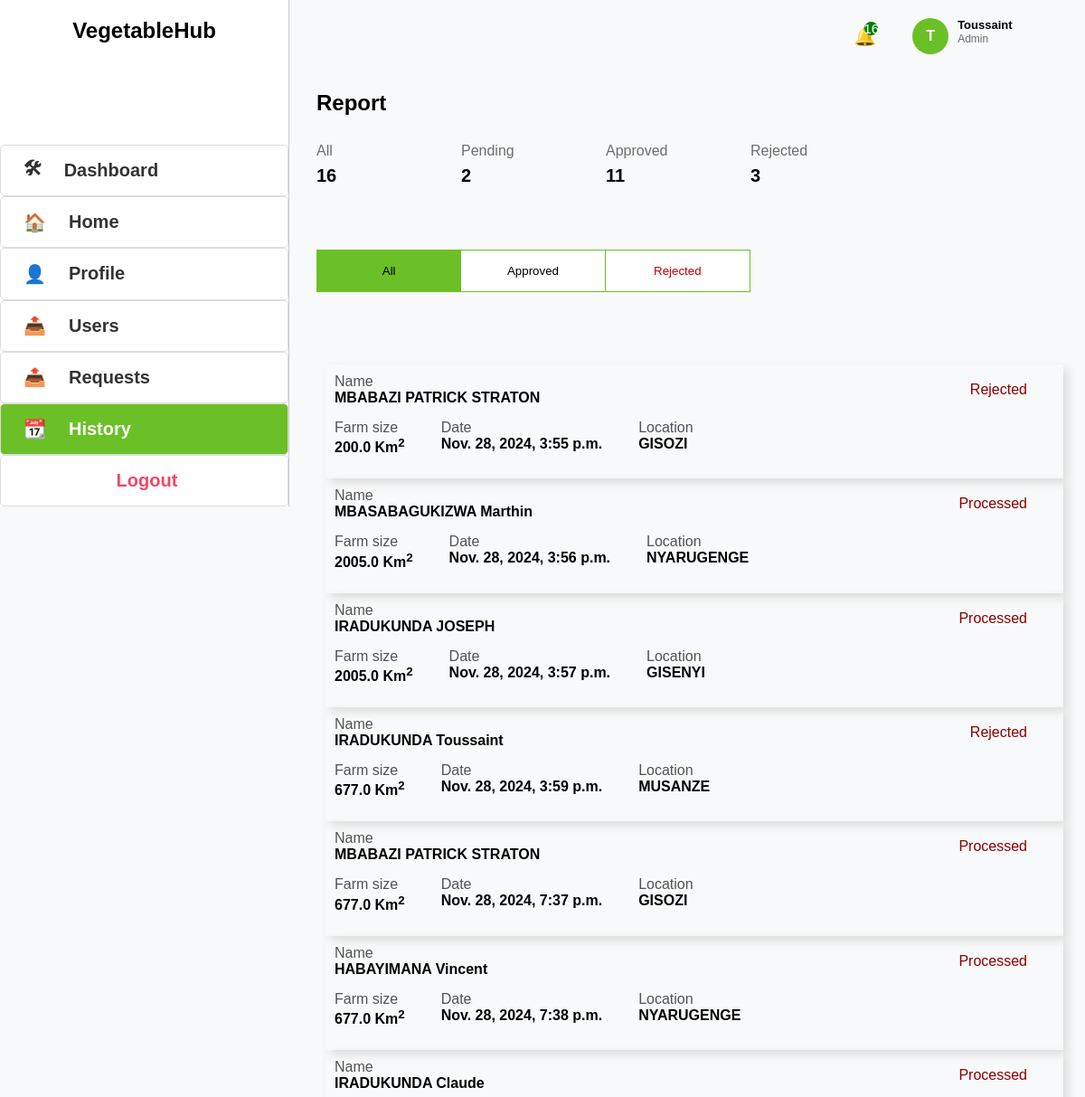
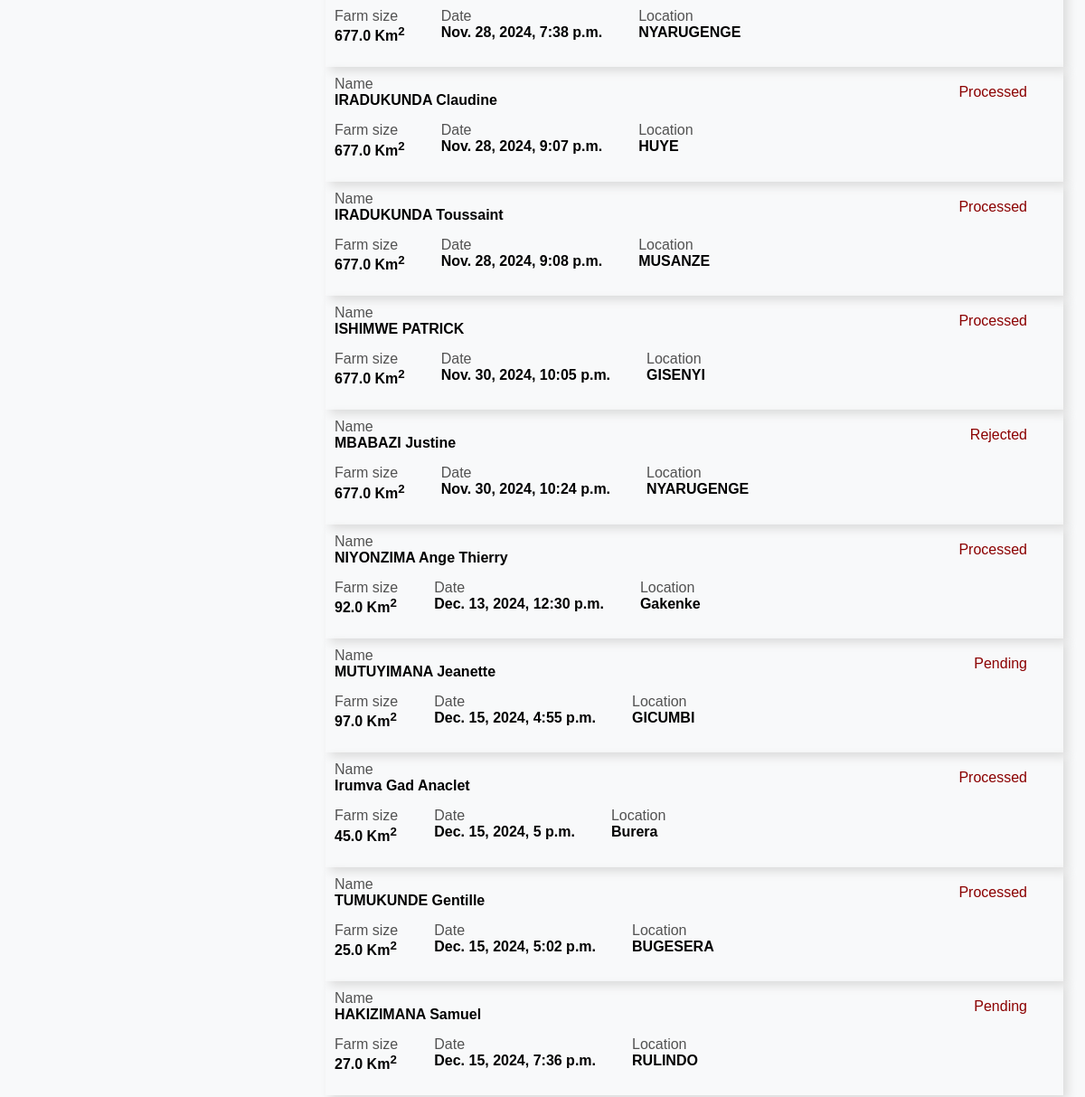
Page /view-history/ (signed in) on the committed database (2 pictures, top to bottom).
### Webapp/models.py (models this page shows, shortened)
class Application(models.Model):
    application_id = models.AutoField(primary_key=True)
    first_name = models.CharField(max_length=255)
    last_name = models.CharField(max_length=255)
    telephone = models.CharField(
        max_length=15,
        validators=[RegexValidator(r'^\+?\d{10,15}$', message="Enter a valid phone number.")]
    )
    email = models.EmailField(validators=[EmailValidator()])
    location = models.CharField(max_length=255)
    latitude = models.FloatField(default=-1.9441)  # Default to Kigali latitude
    longitude = models.FloatField(default=30.0619)  # Default to Kigali longitude
    farm_size = models.FloatField()
    description = models.TextField()
    growth_stage = models.CharField(max_length=30)
    status = models.CharField(max_length=20, default='Pending')
    production = models.FloatField()
    created_at = models.DateTimeField(auto_now_add=True)  # Automatically set on creation
    user = models.ForeignKey(User, on_delete=models.CASCADE, null=True, blank=True,default=2)
    Vegetable_type = models.CharField(max_length=20, default='Carrot')
    farm_image = models.ImageField(null=True, default="th1.jpeg")

### Webapp/views.py (the view)
# urls.py: path('view-history/', views.adminHistory , name='view-history'),
def adminHistory(request):
    applications = Application.objects.all()
    pending_count = Application.objects.filter(status='Pending').count()
    approved_count = Application.objects.filter(status='Processed').count()
    rejected_count = Application.objects.filter(status='Rejected').count()
    context = {
        "applications": applications,
        'pending_count': pending_count,
        'approved_count': approved_count,
        'rejected_count': rejected_count,
    }
    return render(request, 'Webapp/admin_history.html', context)

### Webapp/templates/Webapp/admin_history.html (shortened to what this page needs)
<!DOCTYPE html>
<html lang="en">
<head>
</head>
<body>
    <div class="first">
        <div class="sidebar">
            <h2>VegetableHub</h2>
            <a href="{%url 'admins'%}"><span>&#x1F6E0;</span>Dashboard</a>
            <a href="{%url 'home'%}"><span>&#x1F3E0;</span>Home</a>
            <a href="{%url 'add-profile'%}"><span>&#x1F464;</span>Profile</a>
            <div class="users" href="#"><span>&#x1F4E4;</span>Users
          </div>
            <a href="{%url 'view-member'%}"><span>&#x1F4E4;</span>Requests</a>
            <a class="active" href="{%url 'view-history'%}"><span>&#x1F4C6;</span>History</a>
            <a href="{% url 'login-admin'%}" style="color: #f14668; padding-left: 40%;">Logout</a>
        </div>
    </div>
    <div class="second">
        <div class="header">
            <div class="prof">
              <div class="notif">&#x1F514; <span>{{applications.count}}</span></div>
                    <div class="upper">
                        <div class="profile">
                          {{user.username.upper|slice:1}}
                        </div>
                        <div class="address">
                          <strong>{{user.username}}</strong> <br>
                          <span>Admin</span>
                        </div>
                      </div>
            </div>
        </div>
        <div class="container">
          <h2>Report</h2>
          <div class="report">
          <div class="div">
            <span>All</span>
            <b>{{applications.count}}</b>
          </div>
          <div class="div">
            <span>Pending</span>
            <b>{{pending_count}}</b>
          </div>
          <div class="div">
            <span>Approved</span>
            <b> {{approved_count }} </b>
          </div>
          <div class="div">
            <span>Rejected</span>
            <b>{{rejected_count}}</b>
          </div>
        </div>
        <div class="classified">
          <button id="btn-all" onclick="showSection('All', this)">All</button>
          <button id="btn-approved" onclick="showSection('Approved', this)">Approved</button>
          <button id="btn-rejected" onclick="showSection('Rejected', this)">Rejected</button>
        </div>
<div id="All" class="history-section" >
  {%for application in applications%}
  <div class="history">
  <div class="above">
  <div class="name">
    <span>Name</span>
    <b>{{application.first_name}}  {{application.last_name}}</b>
  </div>
  <div class="status">{{application.status}}</div>
  </div>
  <div class="mid">
  <div class="farm">
    <span>Farm size</span>
    <b>{{application.farm_size}} Km<sup>2</sup></b>
  </div>
  <div class="date">
    <span>Date</span>
    <b>{{application.created_at}}</b>
  </div>
  <div class="location">
    <span>Location</span>
    <b>{{application.location}}</b>
  </div>
  </div>
  </div>
  {%endfor%} </div>
        </div>
      </div>
</body>
</html>

### Webapp/templates/Webapp/admin_history.html (style rules this page uses)
* { margin: 0; padding: 0; box-sizing: border-box; font-family: 'Gill Sans', 'Gill Sans MT', Calibri, 'Trebuchet MS', sans-serif; }
body { display: grid; grid-template-columns: 20rem 5fr; background-color: #f8f9fa; font-family: 'Franklin Gothic Medium', 'Arial Narrow', Arial, sans-serif; min-height: 100vh; }
.sidebar { width: 100%; height: 35rem; background-color: #ffffff; border-right: 1px solid #c9c9c9; display: flex; flex-direction: column; align-items: flex-start; }
.sidebar a, .users { text-decoration: none; color: #333; font-size: 16px; display: flex; align-items: center; justify-content: start; width: 100%; height: 100%; border-radius: 5px; font-weight: bold; font-size: 20px; flex: 1; border: 1px solid #dddddd; }
.sidebar a.active { font-weight: bold; color: white; background-color: #6BBf27; }
.sidebar span { margin: 0 25px; }
.sidebar h2 { height: 100%; width: 100%; flex: 2; display: flex; justify-content: center; padding-top: 20px; margin-bottom: 30px; }
.header { display: flex; justify-content: space-between; align-items: center; margin-bottom: 20px; height: 80px; }
.header span { color: #6BBf27; }
.container { width: 95%; margin: 90px auto; }
.profile { width: 40px; height: 40px; border-radius: 50%; background-color: #6BBf27; align-items: center; display: flex; justify-content: center; font-weight: bold; color:white; }
.address { font-size: 13px; }
.upper { display: grid; grid-template-columns: 30px 3fr 3fr; column-gap: 20px; }
.prof { display: flex; align-items: center; }
.notif { margin-right: 40px; font-size: 20px; position: relative }
.notif span { position: absolute; bottom: 13px; left: 12px; background: green; color: white; font-size: 15px; border-radius: 50%; width: 15px; height: 15px; display: flex; justify-content: center; align-items: center; }
.schedule-date span, .farm-scale span, .address span { color: rgb(109, 109, 109); font-size: 12px; }
.users { position: relative; cursor: pointer; }
.report { width: 40rem; display: grid; grid-template-columns: 1fr 1fr 1fr 1fr; }
.div span { margin-bottom: 7px; color: rgb(109, 109, 109); display: block; }
.report .div b { margin-top: 3px; font-size: 20px; }
.container { margin-left: 30px; margin-top: 0; }
.container h2 { margin-bottom: 30px; }
.classified { background-color: gray; width: 30rem; display: grid; grid-template-columns: 1fr 1fr 1fr; margin: 70px 0; border: 1px solid#6BBf27; }
.classified button { padding: 15px; border: none; border-right: 1px solid#6BBf27; }
.classified button:last-child { border: none; color: rgb(192, 0, 0); }
.history-section { display: grid; grid-template-columns: 1fr 1fr; column-gap: 30px; row-gap: 20px; width: 100%; padding: 10px; }
.history { box-shadow: 5px 5px 10px rgb(220, 220, 220); padding: 10px; }
.above, .mid { margin-bottom: 15px; }
.above { display: flex; justify-content: space-between; }
.status { display: flex; align-items: center; color: rgb(139, 1, 1); margin-right: 30px; }
.mid { display: flex; column-gap: 40px; }
.classified button { padding: 15px; border: none; border-right: 1px solid #6BBf27; color: black; cursor: pointer; transition: color 0.3s ease; }
.classified button:last-child { border: none; }
.history-section { display: none; }

### rows in the picture
Application: first_name "MBABAZI", last_name "PATRICK STRATON", status "Rejected", farm_size "200.0", created_at "Nov. 28, 2024, 3:55 p.m.", location "GISOZI"
Application: first_name "MBASABAGUKIZWA", last_name "Marthin", status "Processed", farm_size "2005.0", created_at "Nov. 28, 2024, 3:56 p.m.", location "NYARUGENGE"
Application: first_name "IRADUKUNDA", last_name "JOSEPH", status "Processed", farm_size "2005.0", created_at "Nov. 28, 2024, 3:57 p.m.", location "GISENYI"
Application: first_name "IRADUKUNDA", last_name "Toussaint", status "Rejected", farm_size "677.0", created_at "Nov. 28, 2024, 3:59 p.m.", location "MUSANZE"
Application: first_name "MBABAZI", last_name "PATRICK STRATON", status "Processed", farm_size "677.0", created_at "Nov. 28, 2024, 7:37 p.m.", location "GISOZI"
Application: first_name "HABAYIMANA", last_name "Vincent", status "Processed", farm_size "677.0", created_at "Nov. 28, 2024, 7:38 p.m.", location "NYARUGENGE"
Application: first_name "IRADUKUNDA", last_name "Claude", status "Processed", farm_size "677.0", created_at "Nov. 28, 2024, 7:38 p.m.", location "NYARUGENGE"
Application: first_name "IRADUKUNDA", last_name "Claudine", status "Processed", farm_size "677.0", created_at "Nov. 28, 2024, 9:07 p.m.", location "HUYE"
Application: first_name "IRADUKUNDA", last_name "Toussaint", status "Processed", farm_size "677.0", created_at "Nov. 28, 2024, 9:08 p.m.", location "MUSANZE"
Application: first_name "ISHIMWE", last_name "PATRICK", status "Processed", farm_size "677.0", created_at "Nov. 30, 2024, 10:05 p.m.", location "GISENYI"
Application: first_name "MBABAZI", last_name "Justine", status "Rejected", farm_size "677.0", created_at "Nov. 30, 2024, 10:24 p.m.", location "NYARUGENGE"
Application: first_name "NIYONZIMA", last_name "Ange Thierry", status "Processed", farm_size "92.0", created_at "Dec. 13, 2024, 12:30 p.m.", location "Gakenke"
Application: first_name "MUTUYIMANA", last_name "Jeanette", status "Pending", farm_size "97.0", created_at "Dec. 15, 2024, 4:55 p.m.", location "GICUMBI"
Application: first_name "Irumva Gad", last_name "Anaclet", status "Processed", farm_size "45.0", created_at "Dec. 15, 2024, 5 p.m.", location "Burera"
Application: first_name "TUMUKUNDE", last_name "Gentille", status "Processed", farm_size "25.0", created_at "Dec. 15, 2024, 5:02 p.m.", location "BUGESERA"
Application: first_name "HAKIZIMANA", last_name "Samuel", status "Pending", farm_size "27.0", created_at "Dec. 15, 2024, 7:36 p.m.", location "RULINDO"

### other values in the picture
{{ applications.count }} "16"
{{ user.username.upper|slice:1 }} "T"
{{ user.username }} "Toussaint"
{{ pending_count }} "2"
{{ approved_count }} "11"
{{ rejected_count }} "3"
